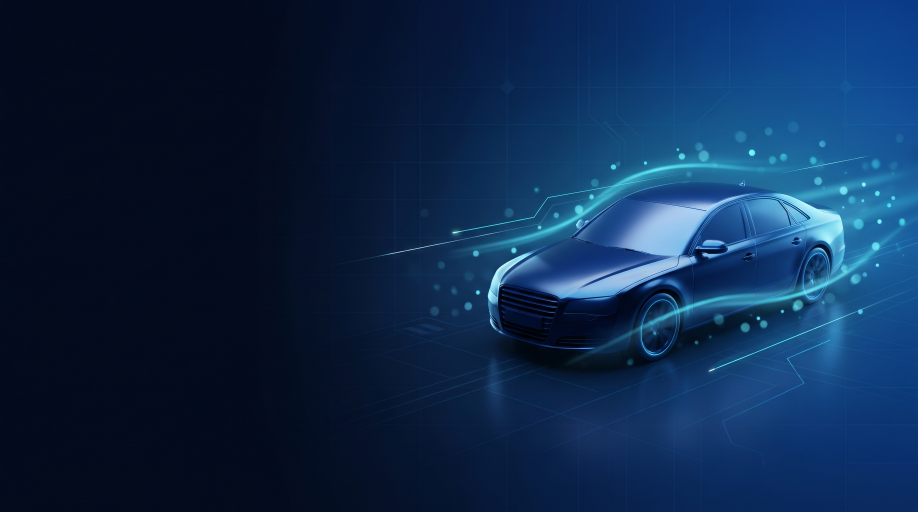
#> input picture douyin_bg/scripts/底图A_原图.jpg, 2752 x 1536 px (shown at 1/3 size)
$ python -i compose.py   (imports and definitions only)
#> lines starting #> are read from the running program, lines starting #| are printed output that depends on the picture
#> further down, picture is the input picture: PIL image 2752x1536 RGB; mean R, G, B 13.6, 41.5, 76.7
# -*- coding: utf-8 -*-
"""抖音主页背景图合成：底图裁切 + 暗部渐层 + 专业中文排版。
用法: python compose.py <src.jpg> <out.jpg> <主标题> [眉标] [副标题] [--clean]
"""
import sys, os
from PIL import Image, ImageDraw, ImageFont, ImageFilter

W, H = 1125, 633
F_BOLD = r"C:\Windows\Fonts\msyhbd.ttc"
F_REG = r"C:\Windows\Fonts\msyh.ttc"

CYAN = (86, 199, 255)
WHITE = (255, 255, 255)
SUB = (168, 198, 224)


# [43 lines left out: functions fit_cover, hscrim, vscrim, not called in this run]


def vignette(img, strength=110):
#> called with strength = 110
    w, h = img.size
#> w = 2752; h = 1536
    mask = Image.new("L", (w, h), 0)
#> mask: PIL image 2752x1536 L; every value is 0
    d = ImageDraw.Draw(mask)
    d.ellipse([-w * 0.35, -h * 0.55, w * 1.35, h * 1.55], fill=255)
    mask = mask.filter(ImageFilter.GaussianBlur(160))
#> mask: PIL image 2752x1536 L; every value is 255
    dark = Image.new("RGBA", (w, h), (2, 6, 18, strength))
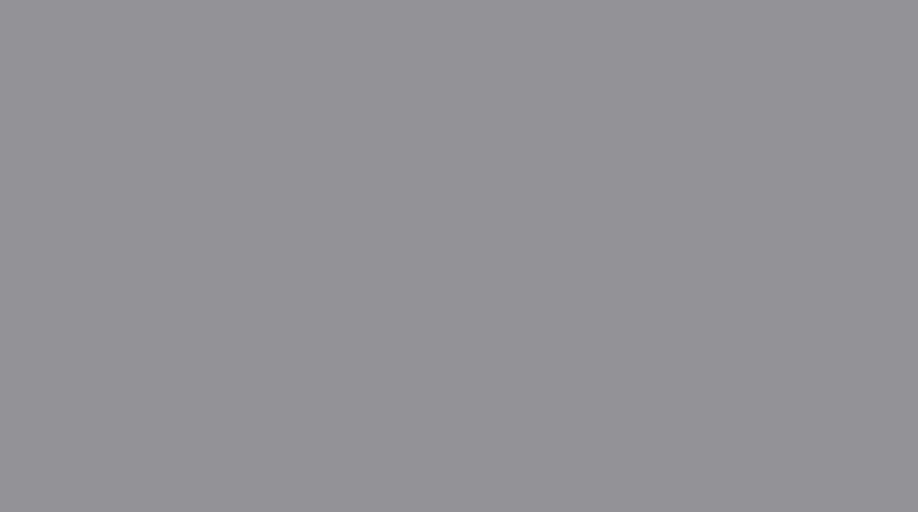
#> dark: PIL image 2752x1536 RGBA (shown at 1/3 size); mean R, G, B, A 2, 6, 18, 110; transparent parts drawn white
    inv = mask.point(lambda v: 255 - v)
    dark.putalpha(inv.point(lambda v: int(v * strength / 255)))
    return Image.alpha_composite(img.convert("RGBA"), dark)


# [80 lines left out: functions draw_spaced, glow_text, build, not called in this run]


# [8 lines not run here, left out]

>>> from PIL import Image
>>> picture = Image.open('底图A_原图.jpg')
>>> result = vignette(picture)
